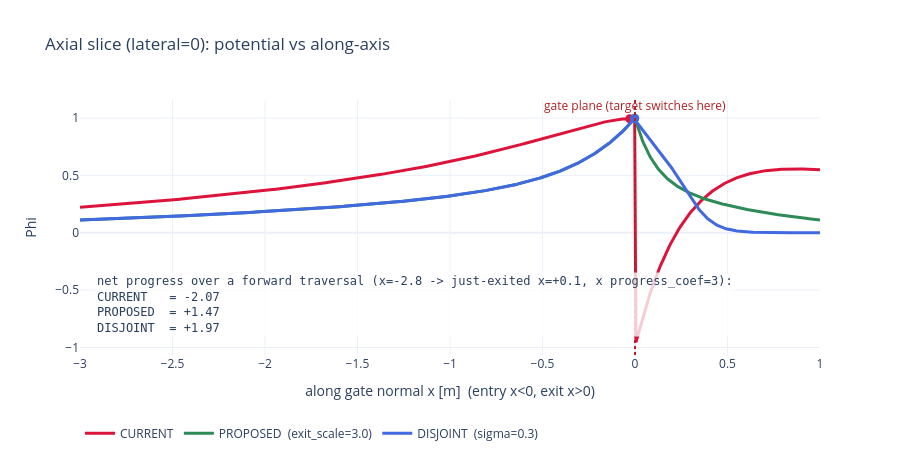

Notebook source saved alongside this figure:
### Markdown cell above
### 7b. Axial slice — the whole story in one line

`Phi` along the gate axis (lateral 0), all three fields overlaid. The gate switches at `x = 0`, and on
the crossing step the reward evaluates the *post-step* potential **just past the plane**. So the
progress a forward traversal banks is `progress_coef * (Phi(just-exited) - Phi(segment-start))` — the
box quotes it per field. Watch the peak markers: CURRENT peaks on the entry side (ends below its peak
-> net-negative); PROPOSED and DISJOINT peak on the plane (end at/near the peak -> net-positive).

### Code cell
along = np.linspace(-3.0, 1.0, 600)
pax = np.stack([along, np.zeros_like(along), np.zeros_like(along)], axis=1).astype(np.float32)
COLORS = ["crimson", "seagreen", "royalblue"]

fig = go.Figure()
for (name, f), c in zip(FIELDS, COLORS):
    y = f(pax, GATE_POS0, GATE_QUAT0)
    fig.add_trace(go.Scatter(x=along, y=y, mode="lines", line=dict(color=c, width=3),
                             name=name.split("  ")[0] + ("" if "(live)" in name else f"  ({name.split('  ')[-1]})")))
    i = int(np.argmax(y))
    fig.add_trace(go.Scatter(x=[along[i]], y=[y[i]], mode="markers", marker=dict(color=c, size=9),
                             showlegend=False))
fig.add_vline(x=0.0, line=dict(color="firebrick", dash="dot"))
fig.add_annotation(x=0.0, y=1.02, xref="x", yref="paper", text="gate plane (target switches here)",
                   showarrow=False, font=dict(color="firebrick"))

# Net progress a forward traversal actually books: segment start (far entry) -> just past the plane
# (where the reward evaluates pot_curr on the crossing step). Small +x avoids the cliff at exactly 0.
X_START, X_EXIT = -2.8, 0.1


def _phi_at(x, fn):
    return float(fn(np.array([[x, 0.0, 0.0]], dtype=np.float32), GATE_POS0, GATE_QUAT0)[0])


net_rows = "<br>".join(
    f"{name.split()[0]:9s} = {PROGRESS_COEF * (_phi_at(X_EXIT, f) - _phi_at(X_START, f)):+.2f}"
    for name, f in FIELDS)
fig.add_annotation(x=0.02, y=0.07, xref="paper", yref="paper", showarrow=False, align="left",
                   font=dict(family="monospace"),
                   text=(f"net progress over a forward traversal "
                         f"(x={X_START:.1f} -> just-exited x={X_EXIT:+.1f}, "
                         f"x progress_coef={PROGRESS_COEF}):<br>" + net_rows),
                   bgcolor="rgba(255,255,255,0.78)")
fig.update_layout(height=460, template="plotly_white",
                  title="Axial slice (lateral=0): potential vs along-axis",
                  xaxis_title="along gate normal x [m]  (entry x<0, exit x>0)", yaxis_title="Phi",
                  legend=dict(orientation="h", y=-0.25))
fig.show()

### Figure 1 — Plotly figure (JSON) as saved in the notebook; plotly's stock layout.template omitted (floating-point values rounded to 4 significant figures; data arrays with more than 128 entries replaced by an {"elided": "..."} marker saying what was removed)
{"data": [{"line": {"color": "crimson", "width": 3}, "mode": "lines", "name": "CURRENT", "type": "scatter", "x": {"elided": "600 float values"}, "y": {"elided": "600 float values"}}, {"marker": {"color": "crimson", "size": 9}, "mode": "markers", "showlegend": false, "type": "scatter", "x": [-0.02838], "y": [0.9939]}, {"line": {"color": "seagreen", "width": 3}, "mode": "lines", "name": "PROPOSED  (exit_scale=3.0)", "type": "scatter", "x": {"elided": "600 float values"}, "y": {"elided": "600 float values"}}, {"marker": {"color": "seagreen", "size": 9}, "mode": "markers", "showlegend": false, "type": "scatter", "x": [-0.001669], "y": [0.9968]}, {"line": {"color": "royalblue", "width": 3}, "mode": "lines", "name": "DISJOINT  (sigma=0.3)", "type": "scatter", "x": {"elided": "600 float values"}, "y": {"elided": "600 float values"}}, {"marker": {"color": "royalblue", "size": 9}, "mode": "markers", "showlegend": false, "type": "scatter", "x": [-0.001669], "y": [0.9966]}], "layout": {"annotations": [{"font": {"color": "firebrick"}, "showarrow": false, "text": "gate plane (target switches here)", "x": 0, "xref": "x", "y": 1.02, "yref": "paper"}, {"align": "left", "bgcolor": "rgba(255,255,255,0.78)", "font": {"family": "monospace"}, "showarrow": false, "text": "net progress over a forward traversal (x=-2.8 -> just-exited x=+0.1, x progress_coef=3):<br>CURRENT   = -2.07<br>PROPOSED  = +1.47<br>DISJOINT  = +1.97", "x": 0.02, "xref": "paper", "y": 0.07, "yref": "paper"}], "height": 460, "legend": {"orientation": "h", "y": -0.25}, "shapes": [{"line": {"color": "firebrick", "dash": "dot"}, "type": "line", "x0": 0, "x1": 0, "xref": "x", "y0": 0, "y1": 1, "yref": "y domain"}], "title": {"text": "Axial slice (lateral=0): potential vs along-axis"}, "xaxis": {"title": {"text": "along gate normal x [m]  (entry x<0, exit x>0)"}}, "yaxis": {"title": {"text": "Phi"}}}}
